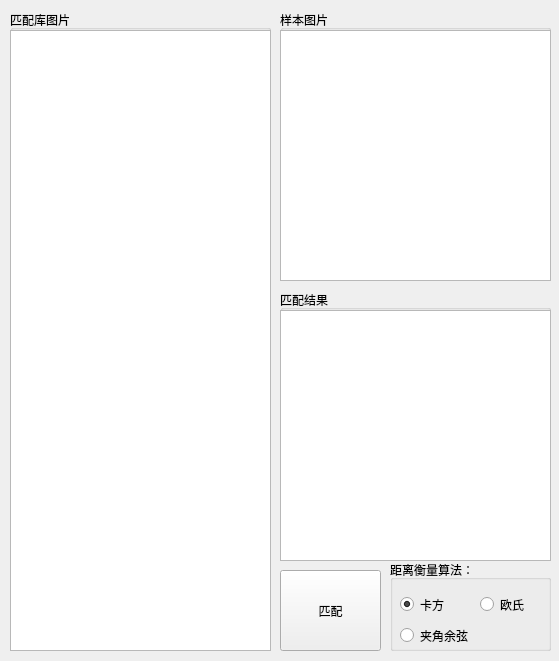
<?xml version="1.0" encoding="UTF-8"?>
<ui version="4.0">
 <class>Widget</class>
 <widget class="QWidget" name="Widget">
  <property name="geometry">
   <rect>
    <x>0</x>
    <y>0</y>
    <width>559</width>
    <height>661</height>
   </rect>
  </property>
  <property name="windowTitle">
   <string>图片相似度匹配工具</string>
  </property>
  <widget class="QPushButton" name="match">
   <property name="geometry">
    <rect>
     <x>280</x>
     <y>570</y>
     <width>101</width>
     <height>81</height>
    </rect>
   </property>
   <property name="text">
    <string>匹配</string>
   </property>
  </widget>
  <widget class="QGroupBox" name="groupBox_distence">
   <property name="geometry">
    <rect>
     <x>390</x>
     <y>560</y>
     <width>161</width>
     <height>91</height>
    </rect>
   </property>
   <property name="title">
    <string>距离衡量算法：</string>
   </property>
   <widget class="QRadioButton" name="chi_square">
    <property name="enabled">
     <bool>true</bool>
    </property>
    <property name="geometry">
     <rect>
      <x>10</x>
      <y>30</y>
      <width>51</width>
      <height>29</height>
     </rect>
    </property>
    <property name="text">
     <string>卡方</string>
    </property>
    <property name="checked">
     <bool>true</bool>
    </property>
   </widget>
   <widget class="QRadioButton" name="euclidean">
    <property name="geometry">
     <rect>
      <x>90</x>
      <y>30</y>
      <width>121</width>
      <height>29</height>
     </rect>
    </property>
    <property name="text">
     <string>欧氏</string>
    </property>
   </widget>
   <widget class="QRadioButton" name="cos">
    <property name="geometry">
     <rect>
      <x>10</x>
      <y>60</y>
      <width>101</width>
      <height>31</height>
     </rect>
    </property>
    <property name="text">
     <string>夹角余弦</string>
    </property>
   </widget>
  </widget>
  <widget class="QGroupBox" name="groupBox_image">
   <property name="geometry">
    <rect>
     <x>10</x>
     <y>10</y>
     <width>261</width>
     <height>641</height>
    </rect>
   </property>
   <property name="title">
    <string>匹配库图片</string>
   </property>
   <widget class="QListWidget" name="image_list">
    <property name="geometry">
     <rect>
      <x>0</x>
      <y>20</y>
      <width>261</width>
      <height>621</height>
     </rect>
    </property>
   </widget>
  </widget>
  <widget class="QGroupBox" name="groupBox_answer">
   <property name="geometry">
    <rect>
     <x>280</x>
     <y>290</y>
     <width>271</width>
     <height>271</height>
    </rect>
   </property>
   <property name="title">
    <string>匹配结果</string>
   </property>
   <widget class="QListWidget" name="list_answer">
    <property name="geometry">
     <rect>
      <x>0</x>
      <y>20</y>
      <width>271</width>
      <height>251</height>
     </rect>
    </property>
   </widget>
  </widget>
  <widget class="QGroupBox" name="groupBox_match">
   <property name="geometry">
    <rect>
     <x>280</x>
     <y>10</y>
     <width>271</width>
     <height>271</height>
    </rect>
   </property>
   <property name="title">
    <string>样本图片</string>
   </property>
   <widget class="QGraphicsView" name="image_matched">
    <property name="geometry">
     <rect>
      <x>0</x>
      <y>20</y>
      <width>271</width>
      <height>251</height>
     </rect>
    </property>
   </widget>
  </widget>
 </widget>
 <resources/>
 <connections/>
</ui>
